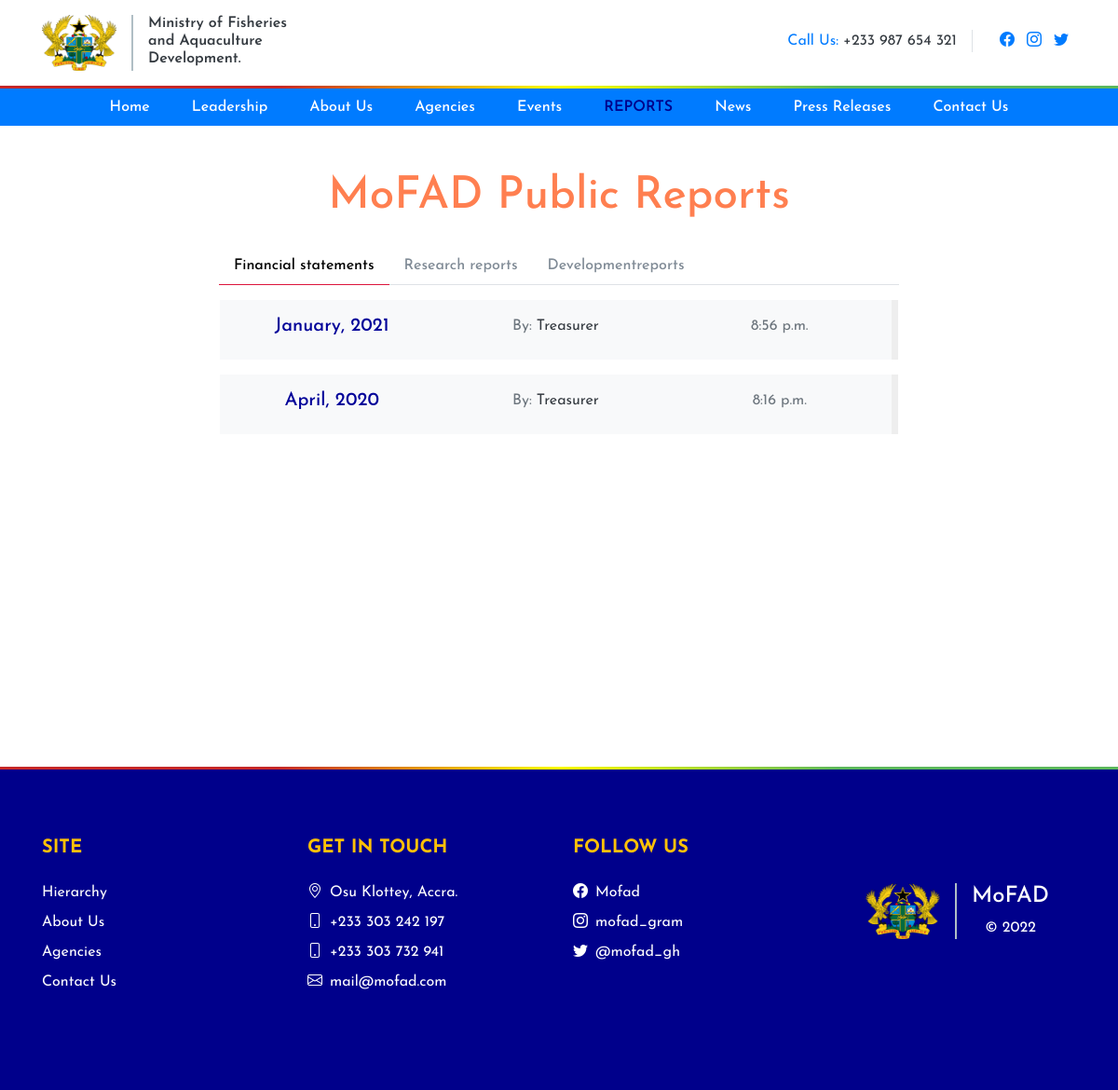
Page /reports on the committed database.
### archives/models.py (models this page shows, shortened)
class Report(models.Model):
    REPORT_TYPE = (
        ("Financial statement", "Financial statement"),
        ("Research report", "Research report"),
        ("Developmental report", "Developmental report"),
    )
    type = models.CharField(choices=REPORT_TYPE, default="Budget", max_length=25)
    date = models.DateTimeField(default=timezone.now)
    time = models.TimeField(default=timezone.now)
    text = RichTextUploadingField()
    by = models.CharField(default="", max_length=80)
    slug = models.SlugField(default="Will-be-added-when-saved")
    class Meta:
        ordering = ["-date"]
    def get_absolute_url(self):
        return reverse("report-detail", kwargs={"slug": self.slug})

### archives/views.py (the view)
# urls.py: path("reports", views.ReportList, name="reports"),
def ReportList(request):
    budget = Report.objects.filter(type="Budget Statement")
    nec = Report.objects.filter(type="NEC & G.A Meeting")
    financial = Report.objects.filter(type="Financial Statement")
    context = {"budgets": budget, "meetings": nec, "financial": financial}
    return render(request, "archives/reports.html", context)

### archives/templates/archives/reports.html (shortened to what this page needs)
{% extends 'base.html' %}
{% block menu-reports %}menu-active{% endblock menu-reports %}
{% block content %}
<section class="my-5">
    <div class="container">
        <div class="row justify-content-center">
            <div class="col-lg-8 text-center">
                <h1 class="post-title">MoFAD Public Reports</h1>
                <div class="py-3">
                    <nav class="menu border-bottom">
                        <div class="nav nav-tabs" id="nav-tab" role="tablist">
                            <a class="nav-item nav-link active" id="nav-home-tab" data-toggle="tab" href="#home"
                                role="tab" aria-controls="nav-home" aria-selected="true">Financial <span
                                    class="d-none d-md-inline-block">statements</span></a>
                            <a class="nav-item nav-link" id="nav-article-tab" data-toggle="tab" href="#profile"
                                role="tab" aria-controls="nav-article" aria-selected="false">Research <span
                                    class="d-none d-md-inline-block">reports</span></a>
                            <a class="nav-item nav-link" id="nav-profile-tab" data-toggle="tab" href="#contact"
                                role="tab" aria-controls="nav-profile" aria-selected="false">Development<span
                                    class="d-none d-md-inline-block">reports</span></a>
                        </div>
                    </nav>
                    <div class="tab-content" id="myTabContent">
                        <div class="tab-pane fade show active p-3" id="home" role="tabpanel" aria-labelledby="home-tab">
                            {% for report in budgets %}
                            <a href="{{report.get_absolute_url}}" class="text-dark">
                                <div class="row mb-3 bg-light py-3 report-card" style="border-right: 7px solid #eeeeee">
                                    <div class="col-4 text-center">
                                        <h5 style="color: #000099">{{report.date|date:"F, Y"}}</h5>
                                    </div>
                                    <div class="col-4">
                                        <p class="mb-0"><span class="text-muted">By: </span>{{report.by}}</p>
                                    </div>
                                    <div class="col">
                                        <p class="text-muted mb-0">{{report.time}}</p>
                                    </div>
                                </div>
                            </a>
                            {% endfor %}
                        </div>
                    </div>
                </div>
            </div>
        </div>
    </div>
</section>
{% endblock content %}

### static/css/main.css (style rules this page uses)
html, body { margin: 0; padding: 0; font-family: "Josefin Sans", sans-serif !important; box-sizing: border-box; scroll-behavior: smooth !important; background-color: #fff; }
a { text-decoration: none !important; }
.post-title { font-size: 3rem !important; color: coral; }
.menu .nav-tabs { border: none !important; }
.menu .nav-item { border: none !important; color: #808b96 !important; font-weight: 500; outline: none; }
.menu .active { border-bottom: 1.5px solid crimson !important; color: black !important; }

### rows in the picture
Report: date "January, 2021", by "Treasurer", time "8:56 p.m."
Report: date "April, 2020", by "Treasurer", time "8:16 p.m."
